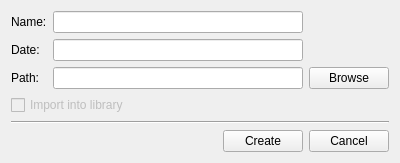
<?xml version="1.0" encoding="UTF-8"?>
<ui version="4.0">
 <class>CreateSetDialog</class>
 <widget class="QWidget" name="CreateSetDialog">
  <property name="geometry">
   <rect>
    <x>0</x>
    <y>0</y>
    <width>400</width>
    <height>160</height>
   </rect>
  </property>
  <property name="windowTitle">
   <string>Create set</string>
  </property>
  <layout class="QVBoxLayout" name="verticalLayout">
   <item>
    <layout class="QGridLayout" name="gridLayout">
     <item row="3" column="1">
      <widget class="QLineEdit" name="pathEdit"/>
     </item>
     <item row="3" column="2">
      <widget class="QPushButton" name="browseButton">
       <property name="text">
        <string>Browse</string>
       </property>
      </widget>
     </item>
     <item row="3" column="0">
      <widget class="QLabel" name="label_2">
       <property name="text">
        <string>Path:</string>
       </property>
      </widget>
     </item>
     <item row="1" column="1">
      <widget class="QLineEdit" name="nameEdit"/>
     </item>
     <item row="1" column="0">
      <widget class="QLabel" name="label">
       <property name="text">
        <string>Name:</string>
       </property>
      </widget>
     </item>
     <item row="2" column="0">
      <widget class="QLabel" name="label_3">
       <property name="text">
        <string>Date:</string>
       </property>
      </widget>
     </item>
     <item row="2" column="1">
      <widget class="QLineEdit" name="dateEdit"/>
     </item>
    </layout>
   </item>
   <item>
    <widget class="QCheckBox" name="importCheckBox">
     <property name="enabled">
      <bool>false</bool>
     </property>
     <property name="text">
      <string>Import into library</string>
     </property>
     <property name="checked">
      <bool>false</bool>
     </property>
    </widget>
   </item>
   <item>
    <spacer name="verticalSpacer">
     <property name="orientation">
      <enum>Qt::Vertical</enum>
     </property>
     <property name="sizeHint" stdset="0">
      <size>
       <width>20</width>
       <height>40</height>
      </size>
     </property>
    </spacer>
   </item>
   <item>
    <widget class="Line" name="line">
     <property name="orientation">
      <enum>Qt::Horizontal</enum>
     </property>
    </widget>
   </item>
   <item>
    <layout class="QHBoxLayout" name="horizontalLayout">
     <item>
      <spacer name="horizontalSpacer">
       <property name="orientation">
        <enum>Qt::Horizontal</enum>
       </property>
       <property name="sizeHint" stdset="0">
        <size>
         <width>40</width>
         <height>20</height>
        </size>
       </property>
      </spacer>
     </item>
     <item>
      <widget class="QPushButton" name="createButton">
       <property name="text">
        <string>Create</string>
       </property>
      </widget>
     </item>
     <item>
      <widget class="QPushButton" name="cancelButton">
       <property name="text">
        <string>Cancel</string>
       </property>
      </widget>
     </item>
    </layout>
   </item>
  </layout>
 </widget>
 <resources/>
 <connections/>
</ui>
